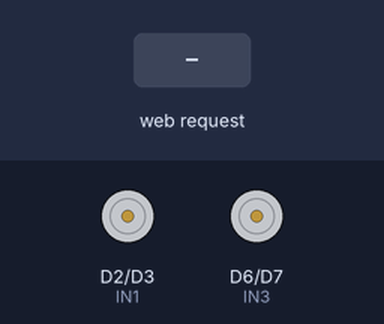
Bench run of a sketch on a simulated ESP8266 (NodeMCU). On the bench: motor-driver pin pairs drawn as motors (green arrow = first pin HIGH = forward, orange = second pin HIGH = backward, longer = more drive, scaled by the enable pin). The test bench sets the inputs (shaded band). WiFi joins after 1.5 s; servers stay silent unless stated; what the sketch prints to the serial monitor is not drawn.

Above: at 2.7 s.
2.8 s: HTTP request GET /FORWARD received
At 3.1 s:
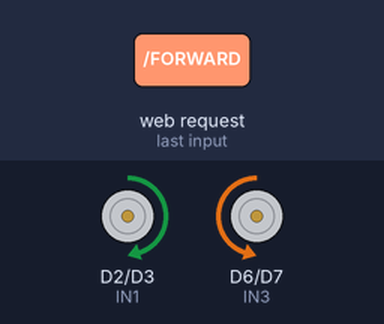
4.3 s: HTTP request GET /LEFT received
At 4.7 s:
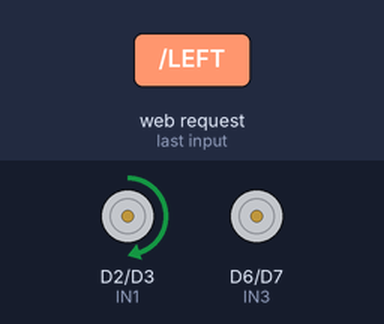
6.4 s: HTTP request GET /RIGHT received
At 6.8 s:
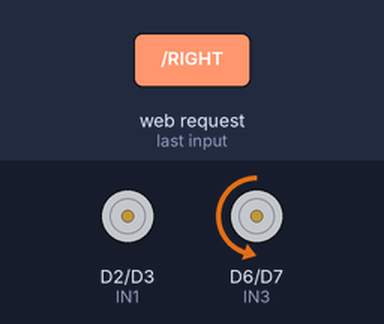
Timing chart, 0 to 9.4 s (numbered marks = the images above; inputs shaded):
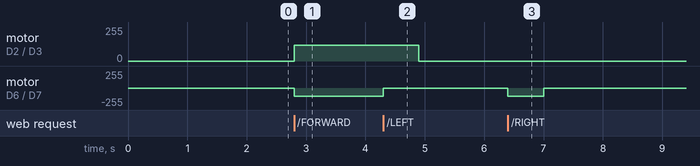

The sketch:

Rover_code.ino
```cpp
#include <ESP8266WiFi.h>
#include <ESP8266WebServer.h>

// =================== Wi-Fi Credentials ===================
const char* ssid = "Pavan";        // Your phone hotspot SSID
const char* password = "personal"; // Your phone hotspot password

// =================== Motor Pin Setup =====================
#define ENA D1
#define IN1 D2
#define IN2 D3
#define ENB D5
#define IN3 D6
#define IN4 D7

int speedPWM = 120;                      // Motor speed (0–255)
const unsigned long TURN_DELAY = 600;    // Adjust for exact 90° rotation

ESP8266WebServer server(80);

// Track robot motion states
enum MoveState { IDLE, FORWARD, LEFT_TURN, RIGHT_TURN };
MoveState moveState = IDLE;
unsigned long actionEnd = 0;

// =================== Setup ===============================
void setup() {
  Serial.begin(115200);

  pinMode(ENA, OUTPUT);
  pinMode(IN1, OUTPUT);
  pinMode(IN2, OUTPUT);
  pinMode(ENB, OUTPUT);
  pinMode(IN3, OUTPUT);
  pinMode(IN4, OUTPUT);

  Serial.println("Connecting to WiFi...");

  // ✅ USE DHCP (do NOT set static IP on phone hotspot)
  WiFi.begin(ssid, password);

  while (WiFi.status() != WL_CONNECTED) {
    delay(500);
    Serial.print(".");
  }

  Serial.println();
  Serial.println("Wi-Fi connected!");
  Serial.print("ESP8266 IP Address: ");
  Serial.println(WiFi.localIP());

  // Define HTTP routes
  server.on("/FORWARD", []() { forward(); server.send(200, "text/plain", "FORWARD"); });
  server.on("/LEFT", []() { startTurnLeft(); server.send(200, "text/plain", "LEFT"); });
  server.on("/RIGHT", []() { startTurnRight(); server.send(200, "text/plain", "RIGHT"); });
  server.on("/BLINK", []() { stopMotors(); server.send(200, "text/plain", "STOP"); });
  server.onNotFound([]() { server.send(404, "text/plain", "Invalid Command"); });

  server.begin();
  Serial.println("HTTP server started!");
}

// =================== Main Loop ===========================
void loop() {
  server.handleClient();
  unsigned long now = millis();

  if ((moveState == LEFT_TURN || moveState == RIGHT_TURN) && now >= actionEnd) {
    stopMotors();
    moveState = IDLE;
    Serial.println("Turn complete");
  }
}

// =================== Movement Functions ==================
void forward() {
  Serial.println("FORWARD");
  analogWrite(ENA, speedPWM);
  analogWrite(ENB, speedPWM);
  digitalWrite(IN1, HIGH);
  digitalWrite(IN2, LOW);
  digitalWrite(IN3, LOW);
  digitalWrite(IN4, HIGH);
  moveState = FORWARD;
}

void stopMotors() {
  Serial.println("STOP");
  analogWrite(ENA, 0);
  analogWrite(ENB, 0);
  digitalWrite(IN1, LOW);
  digitalWrite(IN2, LOW);
  digitalWrite(IN3, LOW);
  digitalWrite(IN4, LOW);
  moveState = IDLE;
}

void startTurnLeft() {
  Serial.println("LEFT");
  digitalWrite(IN3, LOW);
  digitalWrite(IN4, LOW);
  digitalWrite(IN1, HIGH);
  digitalWrite(IN2, LOW);
  analogWrite(ENA, speedPWM);
  analogWrite(ENB, speedPWM);
  moveState = LEFT_TURN;
  actionEnd = millis() + TURN_DELAY;
}

void startTurnRight() {
  Serial.println("RIGHT");
  digitalWrite(IN1, LOW);
  digitalWrite(IN2, LOW);
  digitalWrite(IN3, LOW);
  digitalWrite(IN4, HIGH);
  analogWrite(ENA, speedPWM);
  analogWrite(ENB, speedPWM);
  moveState = RIGHT_TURN;
  actionEnd = millis() + TURN_DELAY;
}
```

Measured:
- after the input at 2.8 s, motor on D2 (IN1) / D3 (IN2): stopped → forward 120/255 at once; motor on D6 (IN3) / D7 (IN4): stopped → backward 120/255 at once
- after the input at 4.3 s, motor on D2 (IN1) / D3 (IN2): forward 120/255 → stopped after 0.60 s; motor on D6 (IN3) / D7 (IN4): backward 120/255 → stopped at once
- after the input at 6.4 s, motor on D6 (IN3) / D7 (IN4): stopped → backward 120/255 at once, → stopped 0.60 s later
